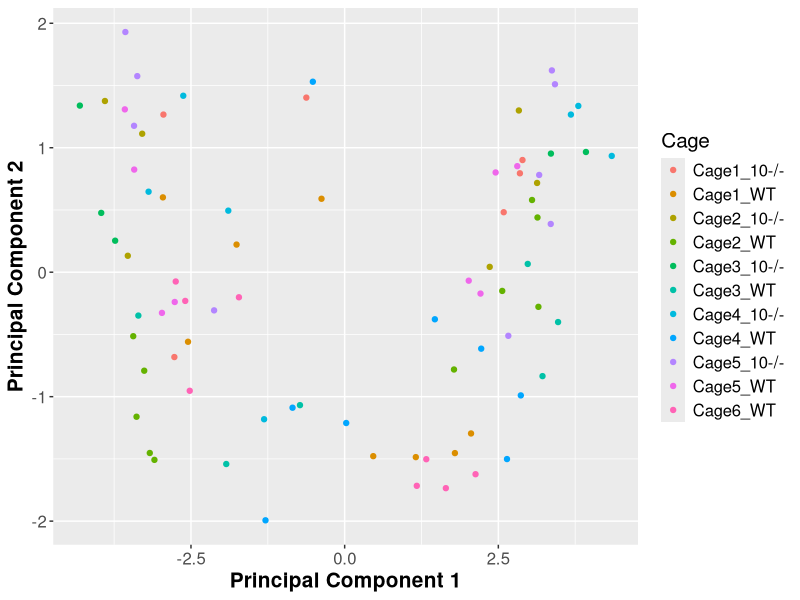
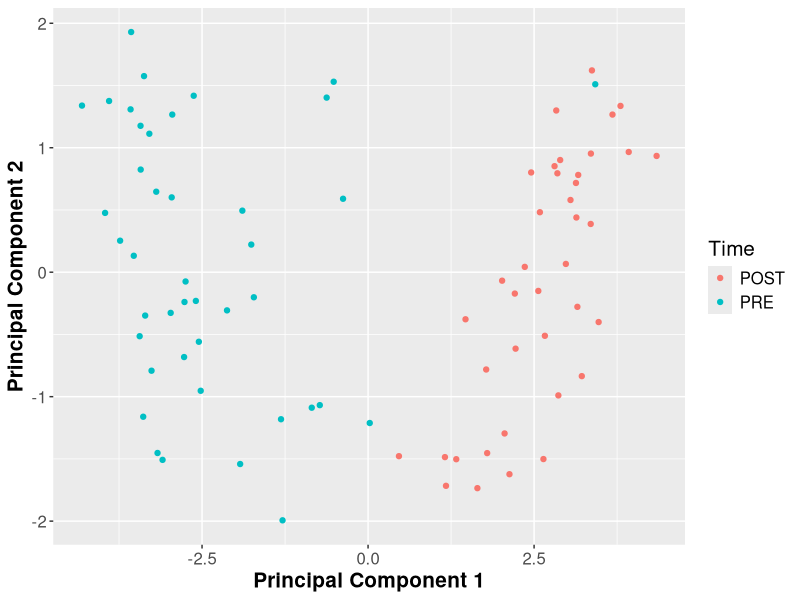
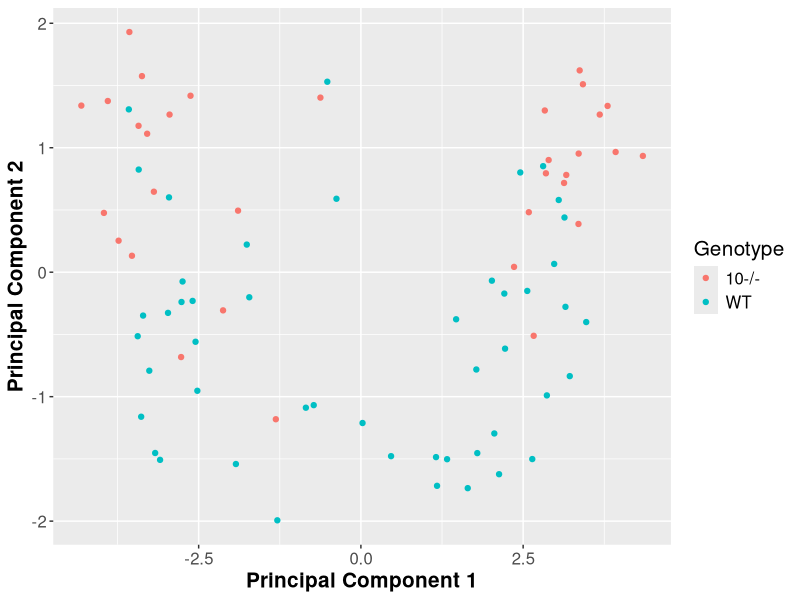
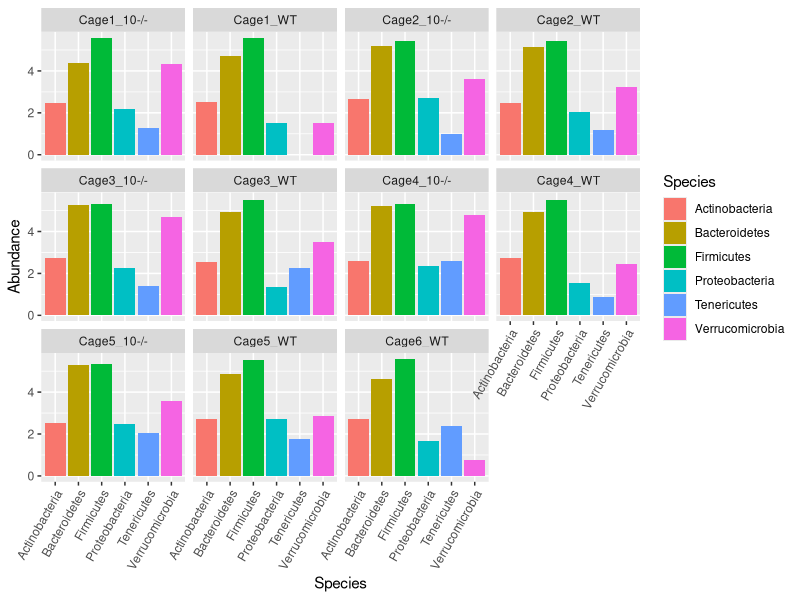
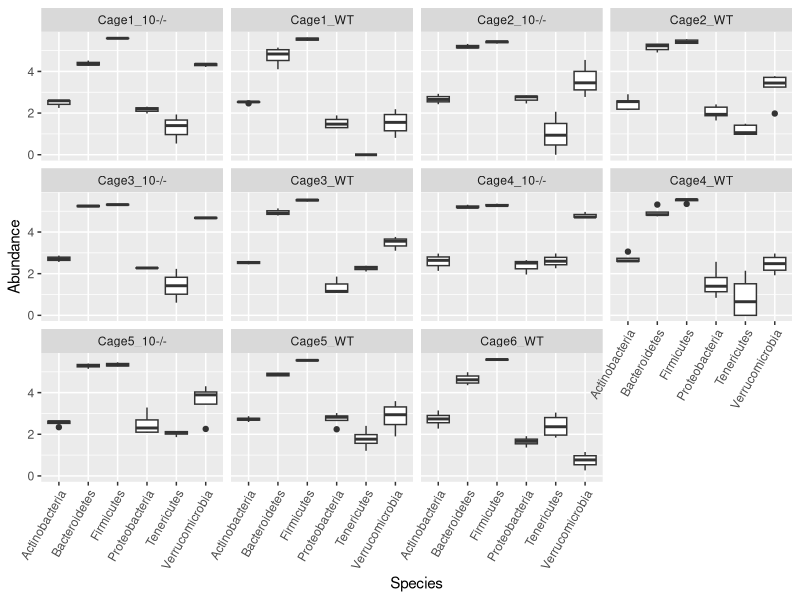

Write R code to recreate these figures, in order.
## ---- chunk 1
knitr::opts_chunk$set(echo = TRUE)
## ---- chunk 2

#data preprocessing
setwd('/Users/dwils152/Google Drive/My Drive/spring2022/adv_stats/BINF8310/Lab7')
data <-read.table('prePostPhylum.txt', header=TRUE, sep="\t")
num_cols <- ncol(data)
col_classes <- c(rep("character",4), rep("numeric", num_cols-4))
data <-read.table('prePostPhylum.txt',header=TRUE,sep="\t",colClasses=col_classes) #?
data_spec <- data[,5:10]

#build pca model
pcoa <- princomp(data_spec)

## ---- chunk 3

#plot PCA
library(ggplot2)

pca_df <- data.frame(data$cage, data$time, data$genotype, pcoa$scores[,1], pcoa$scores[,2])
names(pca_df) <- c("Cage", "Time", "Genotype", "x", "y")

ggplot(pca_df, aes(x=x, y=y, color=Cage)) + 
  geom_point() + ylab("Principal Component 2") + xlab("Principal Component 1") + theme(text=element_text(size=15), axis.title.x=element_text(face="bold"), axis.title.y=element_text(face="bold"))

ggplot(pca_df, aes(x=x, y=y, color=Time)) + geom_point() + ylab("Principal Component 2") + xlab("Principal Component 1") + theme(text=element_text(size=15), axis.title.x=element_text(face="bold"), axis.title.y=element_text(face="bold"))

ggplot(pca_df, aes(x=x, y=y, color=Genotype)) + geom_point() + ylab("Principal Component 2") + xlab("Principal Component 1") + theme(text=element_text(size=15), axis.title.x=element_text(face="bold"), axis.title.y=element_text(face="bold"))

## ---- chunk 4

library(dplyr)
library(tidyr)

#filter data by category
pre <- pca_df %>% filter(pca_df$Time=="PRE")
post <- pca_df %>% filter(pca_df$Time=="POST")
WT <- pca_df %>% filter(pca_df$Genotype=="WT")
knockout <- pca_df %>% filter(pca_df$Genotype=="10-/-")

#perform t-tests and anova
time_pc1 <- t.test(pre$x, post$x)$p.value
time_pc2 <- t.test(pre$y, post$y)$p.value

genotype_pc1 <- t.test(WT$x, knockout$x)$p.value
genotype_pc2 <- t.test(WT$y, knockout$y)$p.value

cage_pc1 <- anova(lm(pca_df$x ~ pca_df$Cage))$'Pr(>F)'[1]
cage_pc2 <- anova(lm(pca_df$y ~ pca_df$Cage))$'Pr(>F)'[1]

pc_df <- data.frame(c(time_pc1, genotype_pc1, cage_pc1), c(time_pc2, genotype_pc2, cage_pc2))
names(pc_df) <- c("PC1", "PC2")
row.names(pc_df) <- c("Time", "Genotype", "Cage")

#library(kableExtra)
pc_df

## ---- chunk 5

post_cage_avg <- data.frame(data$cage, data$genotype, data$time, data_spec) %>% filter(data.time=="POST") %>% group_by(data.cage) %>% summarise_at(vars("Tenericutes", "Verrucomicrobia", "Bacteroidetes", "Actinobacteria", "Firmicutes", "Proteobacteria"), mean)

flatten <- pivot_longer(post_cage_avg, cols=c(Tenericutes, Verrucomicrobia, Bacteroidetes, Actinobacteria, Firmicutes, Proteobacteria), names_to="Species")

ggplot(flatten, aes(x=Species, y=value, group=data.cage, fill=Species)) + geom_bar(stat='identity') + facet_wrap(~data.cage) + ylab("Abundance") + xlab("Species") + theme(axis.text.x = element_text(angle = 60, vjust = 1, hjust=1)) 

#---------------------------

post_cage <- data.frame(data$cage, data$genotype, data$time, data_spec) %>% filter(data.time=="POST") %>% group_by(data.cage)

flatten <- pivot_longer(post_cage, cols=c(Tenericutes, Verrucomicrobia, Bacteroidetes, Actinobacteria, Firmicutes, Proteobacteria), names_to="Species")

ggplot(flatten, aes(x=Species, y=value, group=Species)) + geom_boxplot() + facet_wrap(~data.cage) + ylab("Abundance") + xlab("Species") + theme(axis.text.x = element_text(angle = 60, vjust = 1, hjust=1)) 

## ---- chunk 6

library(lme4)
library(lmerTest)

post_cage <- data.frame(post_cage)

actinobacteria <- lmer(data=post_cage, Actinobacteria ~ data.genotype + (1 | data.cage) ) 
bacteroidetes <- lmer(data=post_cage, Bacteroidetes ~ data.genotype + (1 | data.cage) )
firmicutes <- lmer(data=post_cage, Firmicutes ~ data.genotype + (1 | data.cage) )
proteobacteria <- lmer(data=post_cage, Proteobacteria ~ data.genotype + (1 | data.cage) )
tenericutes <- lmer(data=post_cage, Tenericutes ~ data.genotype + (1 | data.cage) )
verrucomicrobia <- lmer(data=post_cage, Verrucomicrobia ~ data.genotype + (1 | data.cage))

me_models <- c(actinobacteria, bacteroidetes, firmicutes, proteobacteria, tenericutes, verrucomicrobia)

me_names <- c('actinobacteria', 'bacteroidetes', 'firmicutes', 'proteobacteria', 'tenericutes', 'verrucomicrobia')
me_pvals <- vector(length=length(me_models))
me_corr <- vector(length=length(me_models), mode='numeric')

#  -- looping over the models was problematic and i was losing my mind
#
# for ( i in 1:length(me_models) ) {
#   
#   me_pvals[i] <- as.data.frame(summary(me_models[i], ddf="Kenward-Roger")$coefficients)$`Pr(>|t|)`[2]
#   
#   #extracting correlation data
#   cor_df <- as.data.frame(VarCorr(me_models[i]))
#   psi <- cor_df$sd_cor[1]
#   sigma <- cor_df$sd_cor[2]
#   
#   me_corr[i] <- (psi^2 / (psi^s + sigma^2))
#   
# }

#extract p-values of the slopes of the me-models -- df estimated by Kenward-Rogers method
me_pvals[1] <- as.data.frame(summary(actinobacteria, ddf="Kenward-Roger")$coefficients)$`Pr(>|t|)`[2]
me_pvals[2] <- as.data.frame(summary(bacteroidetes, ddf="Kenward-Roger")$coefficients)$`Pr(>|t|)`[2]
me_pvals[3] <- as.data.frame(summary(firmicutes, ddf="Kenward-Roger")$coefficients)$`Pr(>|t|)`[2]
me_pvals[4] <- as.data.frame(summary(proteobacteria, ddf="Kenward-Roger")$coefficients)$`Pr(>|t|)`[2]
me_pvals[5] <- as.data.frame(summary(tenericutes, ddf="Kenward-Roger")$coefficients)$`Pr(>|t|)`[2]
me_pvals[6] <- as.data.frame(summary(verrucomicrobia, ddf="Kenward-Roger")$coefficients)$`Pr(>|t|)`[2]

#calculate the intraclass correlation
cor_df <- as.data.frame(VarCorr(actinobacteria))
psi <- cor_df$sdcor[1]
sigma <- cor_df$sdcor[2]
me_corr[1] <- (psi^2 / (psi^2 + sigma^2))

cor_df <- as.data.frame(VarCorr(bacteroidetes))
psi <- cor_df$sdcor[1]
sigma <- cor_df$sdcor[2]
me_corr[2] <- (psi^2 / (psi^2 + sigma^2))

cor_df <- as.data.frame(VarCorr(firmicutes))
psi <- cor_df$sdcor[1]
sigma <- cor_df$sdcor[2]
me_corr[3] <- (psi^2 / (psi^2 + sigma^2))

cor_df <- as.data.frame(VarCorr(proteobacteria))
psi <- cor_df$sdcor[1]
sigma <- cor_df$sdcor[2]
me_corr[4] <- (psi^2 / (psi^2 + sigma^2))

cor_df <- as.data.frame(VarCorr(tenericutes))
psi <- cor_df$sdcor[1]
sigma <- cor_df$sdcor[2]
me_corr[5] <- (psi^2 / (psi^2 + sigma^2))

cor_df <- as.data.frame(VarCorr(verrucomicrobia))
psi <- cor_df$sdcor[1]
sigma <- cor_df$sdcor[2]
me_corr[6] <- (psi^2 / (psi^2 + sigma^2))

sig_df <- data.frame(me_names, me_pvals, me_corr)

## ---- chunk 7

adj_pvals <- p.adjust(as.vector(sig_df$me_pvals), method="BH")

print(adj_pvals)
